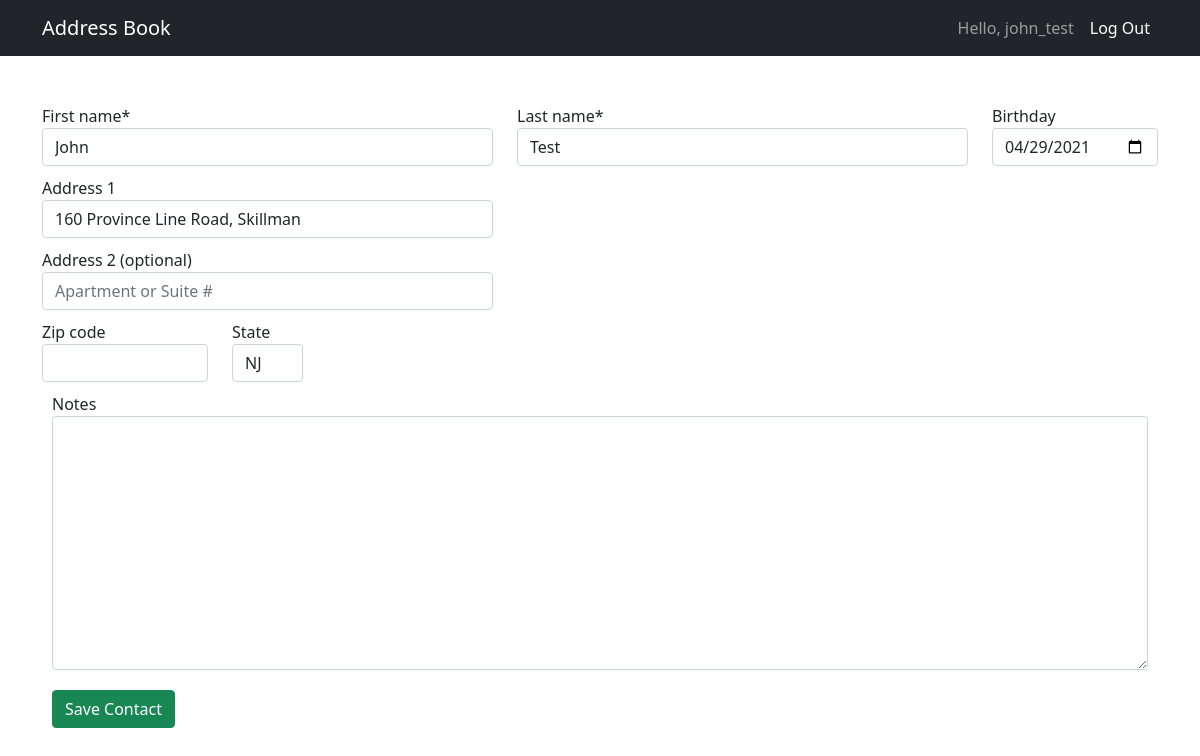
The app's page /update_contact/15 (signed in) with its own data.
### directory/models.py (models this page shows, shortened)
class Contact(models.Model):
    first_name = models.CharField(max_length=20)
    last_name = models.CharField(max_length=20)
    email = models.EmailField(blank=True, null=True)
    birthday = models.DateField('Birthday', blank=True, null=True)
    notes = models.TextField('Notes', max_length=500, blank=True)
    username = models.ForeignKey(User, blank=True, null=True, on_delete=models.CASCADE)
    address_line1 = models.CharField(max_length = 50, null=True, blank=True)
    address_line2 = models.CharField(max_length = 50, null=True, blank=True)
    address_ZIP = models.CharField(max_length = 5, null=True, blank=True)
    address_state = models.CharField(max_length = 50, null=True, blank=True)
    self_contact = models.BooleanField(default=False)

### directory/views.py (the view, shortened to what this page needs)
# urls.py: path('update_contact/<int:pk>', UpdateContactView.as_view(), name='update-contact'),
class UpdateContactView(LoginRequiredMixin, UserPassesTestMixin, UpdateView):
    model = Contact
    context_object_name = 'contact'
    form_class = ContactForm
    template_name = 'directory/add_contact.html'
    def test_func(self):
        obj = self.get_object()
        return obj.username == self.request.user

### directory/templates/directory/add_contact.html (shortened to what this page needs)
{% extends "base.html" %}
{% load crispy_forms_tags %}
{% load static %}
{% block extra_head %}
    <link rel="stylesheet" href="{% static 'css/contact.css' %}"></link>
{% endblock %}
{% block content %}
    <form method="post" class='form-inline' novalidate>
        <div class="row">
            <div class="form-group col-5">
                {{ form.first_name|as_crispy_field }}
            </div>
            <div class="form-group col-5">
                {{ form.last_name|as_crispy_field }}
            </div>
            <div class="form-group col-2">
                {{ form.birthday|as_crispy_field }}
            </div>
        </div>
        <div class="row">
            <div class="form-group col-5">
                {{ form.address_line1|as_crispy_field }}
            </div>
        </div>
        <div class="row">
            <div class="form-group col-5">
                {{ form.address_line2|as_crispy_field }}
            </div>
        </div>
        <div class="row">
            <div class="form-group col-2">
                {{ form.address_ZIP|as_crispy_field }}
            </div>
            <div class="form-group col-1">
                {{ form.address_state|as_crispy_field }}
            </div>
        </div>
        </div>
        <div style="padding: 10px">
            {{ form.notes|as_crispy_field }}
        </div>
        <div style="padding: 10px">
            <button type="submit" class="btn btn-success">Save Contact</button>
        </div>
{% endblock content %}

### AB_site/templates/base.html (shortened to what this page needs)
{% load static %}
<!DOCTYPE html>
<html lang="en">
    <head>
        <link href="{% static 'css/styles.css' %}" rel="stylesheet" />
        {% block extra_head %}{% endblock %}
    </head>
    <body>
        <nav class="navbar navbar-expand-lg navbar-dark bg-dark">
            <div class="container">
                <a class="navbar-brand" href="/">Address Book</a>
                <div class="collapse navbar-collapse" id="navbarSupportedContent">
                    <ul class="navbar-nav ms-auto mb-2 mb-lg-0">
                        {% if user.is_authenticated %}
                            <li class="nav-item"><a class="nav-link" aria-current="page">Hello, {{ user.username }}</a></li>
                            <li class="nav-item"><a class="nav-link active" aria-current="page" href="{% url 'logout' %}?next=/">Log Out</a></li>
                        {% else %}
                            <li class="nav-item"><a class="nav-link active" aria-current="page" href="{% url 'login' %}?next=/">Log in</a></li>
                        {% endif %}
                    </ul>
                </div>
            </div>
        </nav>
        <div class="container">
            <div class="mt-5">
                {% block content %}{% endblock content %}
            </div>
    </body>
</html>

### directory/static/css/contact.css (style rules this page uses)
.row:not(:first-of-type) { padding-top: 10px; }

### records on screen
Contact: first_name "John", last_name "Test", birthday "04/29/2021", address_line1 "160 Province Line Road, Skillman", address_state "NJ"

### other values on screen
{{ user.username }} "john_test"
